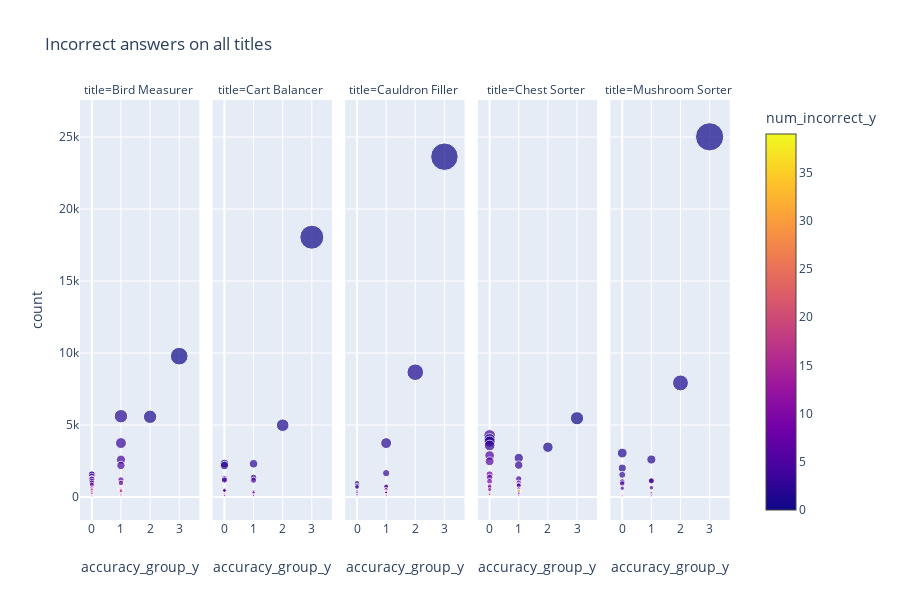

Source (notebook cell):
### Code cell
px.scatter(incorrect, x="accuracy_group_y", y="count",color = "num_incorrect_y",size = "count",
           hover_name="accuracy_group_y",facet_col="title",title="Incorrect answers on all titles")

### Figure 1 — Plotly figure (JSON) as saved in the notebook; plotly's stock layout.template omitted (floating-point values rounded to 4 significant figures)
{"data": [{"hoverlabel": {"namelength": 0}, "hovertemplate": "<b>%{hovertext}</b><br><br>title=Bird Measurer <br>accuracy_group_y=%{x}<br>count=%{marker.size}<br>num_incorrect_y=%{marker.color}", "hovertext": [0, 0, 0, 0, 0, 0, 0, 0, 0, 0, 0, 0, 0, 0, 0, 0, 0, 0, 0, 0, 1, 1, 1, 1, 1, 1, 1, 1, 1, 1, 1, 1, 1, 1, 1, 1, 1, 1, 2, 3], "legendgroup": "", "marker": {"color": [2, 3, 4, 6, 11, 7, 1, 5, 8, 14, 9, 19, 12, 13, 16, 10, 21, 17, 18, 15, 2, 3, 4, 5, 6, 7, 15, 12, 8, 9, 17, 10, 11, 19, 22, 14, 18, 13, 1, 0], "coloraxis": "coloraxis", "size": [1584, 1568, 1425, 1266, 1259, 1234, 1093, 979, 847, 626, 524, 492, 438, 349, 306, 237, 148, 126, 97, 81, 5613, 3749, 2599, 2195, 1196, 974, 584, 558, 555, 523, 496, 469, 450, 391, 231, 168, 161, 135, 5573, 9782], "sizemode": "area", "sizeref": 62.53, "symbol": "circle"}, "mode": "markers", "name": "", "showlegend": false, "type": "scatter", "x": [0, 0, 0, 0, 0, 0, 0, 0, 0, 0, 0, 0, 0, 0, 0, 0, 0, 0, 0, 0, 1, 1, 1, 1, 1, 1, 1, 1, 1, 1, 1, 1, 1, 1, 1, 1, 1, 1, 2, 3], "xaxis": "x", "y": [1584, 1568, 1425, 1266, 1259, 1234, 1093, 979, 847, 626, 524, 492, 438, 349, 306, 237, 148, 126, 97, 81, 5613, 3749, 2599, 2195, 1196, 974, 584, 558, 555, 523, 496, 469, 450, 391, 231, 168, 161, 135, 5573, 9782], "yaxis": "y"}, {"hoverlabel": {"namelength": 0}, "hovertemplate": "<b>%{hovertext}</b><br><br>title=Cart Balancer <br>accuracy_group_y=%{x}<br>count=%{marker.size}<br>num_incorrect_y=%{marker.color}", "hovertext": [0, 0, 0, 0, 0, 0, 0, 0, 0, 0, 0, 0, 0, 1, 1, 1, 1, 1, 1, 1, 1, 1, 2, 3], "legendgroup": "", "marker": {"color": [1, 2, 3, 4, 7, 6, 5, 13, 8, 14, 12, 9, 10, 2, 3, 4, 5, 6, 7, 8, 9, 10, 1, 0], "coloraxis": "coloraxis", "size": [2331, 2189, 1269, 1178, 501, 463, 454, 210, 176, 135, 123, 118, 107, 2312, 1358, 1165, 403, 326, 313, 175, 120, 107, 4989, 18041], "sizemode": "area", "sizeref": 62.53, "symbol": "circle"}, "mode": "markers", "name": "", "showlegend": false, "type": "scatter", "x": [0, 0, 0, 0, 0, 0, 0, 0, 0, 0, 0, 0, 0, 1, 1, 1, 1, 1, 1, 1, 1, 1, 2, 3], "xaxis": "x2", "y": [2331, 2189, 1269, 1178, 501, 463, 454, 210, 176, 135, 123, 118, 107, 2312, 1358, 1165, 403, 326, 313, 175, 120, 107, 4989, 18041], "yaxis": "y2"}, {"hoverlabel": {"namelength": 0}, "hovertemplate": "<b>%{hovertext}</b><br><br>title=Cauldron Filler <br>accuracy_group_y=%{x}<br>count=%{marker.size}<br>num_incorrect_y=%{marker.color}", "hovertext": [0, 0, 0, 0, 0, 0, 0, 0, 0, 0, 1, 1, 1, 1, 1, 1, 1, 1, 1, 1, 1, 1, 1, 2, 3], "legendgroup": "", "marker": {"color": [1, 3, 2, 5, 4, 7, 6, 8, 9, 11, 2, 3, 4, 5, 11, 14, 23, 7, 6, 17, 20, 8, 12, 1, 0], "coloraxis": "coloraxis", "size": [960, 786, 696, 408, 331, 293, 201, 188, 155, 106, 3746, 1661, 754, 717, 534, 375, 373, 341, 295, 155, 141, 140, 125, 8666, 23631], "sizemode": "area", "sizeref": 62.53, "symbol": "circle"}, "mode": "markers", "name": "", "showlegend": false, "type": "scatter", "x": [0, 0, 0, 0, 0, 0, 0, 0, 0, 0, 1, 1, 1, 1, 1, 1, 1, 1, 1, 1, 1, 1, 1, 2, 3], "xaxis": "x3", "y": [960, 786, 696, 408, 331, 293, 201, 188, 155, 106, 3746, 1661, 754, 717, 534, 375, 373, 341, 295, 155, 141, 140, 125, 8666, 23631], "yaxis": "y3"}, {"hoverlabel": {"namelength": 0}, "hovertemplate": "<b>%{hovertext}</b><br><br>title=Chest Sorter <br>accuracy_group_y=%{x}<br>count=%{marker.size}<br>num_incorrect_y=%{marker.color}", "hovertext": [0, 0, 0, 0, 0, 0, 0, 0, 0, 0, 0, 0, 0, 0, 0, 0, 1, 1, 1, 1, 1, 1, 1, 1, 1, 1, 1, 1, 2, 3], "legendgroup": "", "marker": {"color": [4, 1, 2, 3, 5, 6, 8, 7, 9, 13, 11, 10, 14, 12, 17, 21, 2, 3, 4, 7, 5, 6, 15, 10, 8, 39, 9, 13, 1, 0], "coloraxis": "coloraxis", "size": [4278, 4012, 3848, 3580, 2888, 2485, 1576, 1353, 1086, 775, 705, 516, 243, 241, 173, 172, 2715, 2216, 1263, 982, 833, 801, 566, 427, 417, 416, 254, 122, 3461, 5472], "sizemode": "area", "sizeref": 62.53, "symbol": "circle"}, "mode": "markers", "name": "", "showlegend": false, "type": "scatter", "x": [0, 0, 0, 0, 0, 0, 0, 0, 0, 0, 0, 0, 0, 0, 0, 0, 1, 1, 1, 1, 1, 1, 1, 1, 1, 1, 1, 1, 2, 3], "xaxis": "x4", "y": [4278, 4012, 3848, 3580, 2888, 2485, 1576, 1353, 1086, 775, 705, 516, 243, 241, 173, 172, 2715, 2216, 1263, 982, 833, 801, 566, 427, 417, 416, 254, 122, 3461, 5472], "yaxis": "y4"}, {"hoverlabel": {"namelength": 0}, "hovertemplate": "<b>%{hovertext}</b><br><br>title=Mushroom Sorter <br>accuracy_group_y=%{x}<br>count=%{marker.size}<br>num_incorrect_y=%{marker.color}", "hovertext": [0, 0, 0, 0, 0, 0, 0, 0, 0, 0, 0, 1, 1, 1, 1, 1, 1, 1, 1, 1, 2, 3], "legendgroup": "", "marker": {"color": [1, 2, 3, 4, 6, 5, 20, 7, 8, 11, 12, 2, 3, 4, 5, 10, 20, 7, 9, 6, 1, 0], "coloraxis": "coloraxis", "size": [3052, 2009, 1544, 1070, 940, 615, 176, 132, 119, 117, 73, 2607, 1153, 1123, 648, 285, 180, 106, 102, 83, 7922, 25012], "sizemode": "area", "sizeref": 62.53, "symbol": "circle"}, "mode": "markers", "name": "", "showlegend": false, "type": "scatter", "x": [0, 0, 0, 0, 0, 0, 0, 0, 0, 0, 0, 1, 1, 1, 1, 1, 1, 1, 1, 1, 2, 3], "xaxis": "x5", "y": [3052, 2009, 1544, 1070, 940, 615, 176, 132, 119, 117, 73, 2607, 1153, 1123, 648, 285, 180, 106, 102, 83, 7922, 25012], "yaxis": "y5"}], "layout": {"annotations": [{"font": {}, "showarrow": false, "text": "title=Bird Measurer ", "x": 0.09, "xanchor": "center", "xref": "paper", "y": 1, "yanchor": "bottom", "yref": "paper"}, {"font": {}, "showarrow": false, "text": "title=Cart Balancer ", "x": 0.29, "xanchor": "center", "xref": "paper", "y": 1, "yanchor": "bottom", "yref": "paper"}, {"font": {}, "showarrow": false, "text": "title=Cauldron Filler ", "x": 0.49, "xanchor": "center", "xref": "paper", "y": 1, "yanchor": "bottom", "yref": "paper"}, {"font": {}, "showarrow": false, "text": "title=Chest Sorter ", "x": 0.69, "xanchor": "center", "xref": "paper", "y": 1, "yanchor": "bottom", "yref": "paper"}, {"font": {}, "showarrow": false, "text": "title=Mushroom Sorter ", "x": 0.89, "xanchor": "center", "xref": "paper", "y": 1, "yanchor": "bottom", "yref": "paper"}], "coloraxis": {"colorbar": {"title": {"text": "num_incorrect_y"}}, "colorscale": [[0, "#0d0887"], [0.1111, "#46039f"], [0.2222, "#7201a8"], [0.3333, "#9c179e"], [0.4444, "#bd3786"], [0.5556, "#d8576b"], [0.6667, "#ed7953"], [0.7778, "#fb9f3a"], [0.8889, "#fdca26"], [1, "#f0f921"]]}, "height": 600, "legend": {"itemsizing": "constant", "tracegroupgap": 0}, "title": {"text": "Incorrect answers on all titles"}, "xaxis": {"anchor": "y", "domain": [0, 0.18], "title": {"text": "accuracy_group_y"}}, "xaxis2": {"anchor": "y2", "domain": [0.2, 0.38], "matches": "x", "title": {"text": "accuracy_group_y"}}, "xaxis3": {"anchor": "y3", "domain": [0.4, 0.58], "matches": "x", "title": {"text": "accuracy_group_y"}}, "xaxis4": {"anchor": "y4", "domain": [0.6, 0.78], "matches": "x", "title": {"text": "accuracy_group_y"}}, "xaxis5": {"anchor": "y5", "domain": [0.8, 0.98], "matches": "x", "title": {"text": "accuracy_group_y"}}, "yaxis": {"anchor": "x", "domain": [0, 1], "title": {"text": "count"}}, "yaxis2": {"anchor": "x2", "domain": [0, 1], "matches": "y", "showticklabels": false}, "yaxis3": {"anchor": "x3", "domain": [0, 1], "matches": "y", "showticklabels": false}, "yaxis4": {"anchor": "x4", "domain": [0, 1], "matches": "y", "showticklabels": false}, "yaxis5": {"anchor": "x5", "domain": [0, 1], "matches": "y", "showticklabels": false}}}
